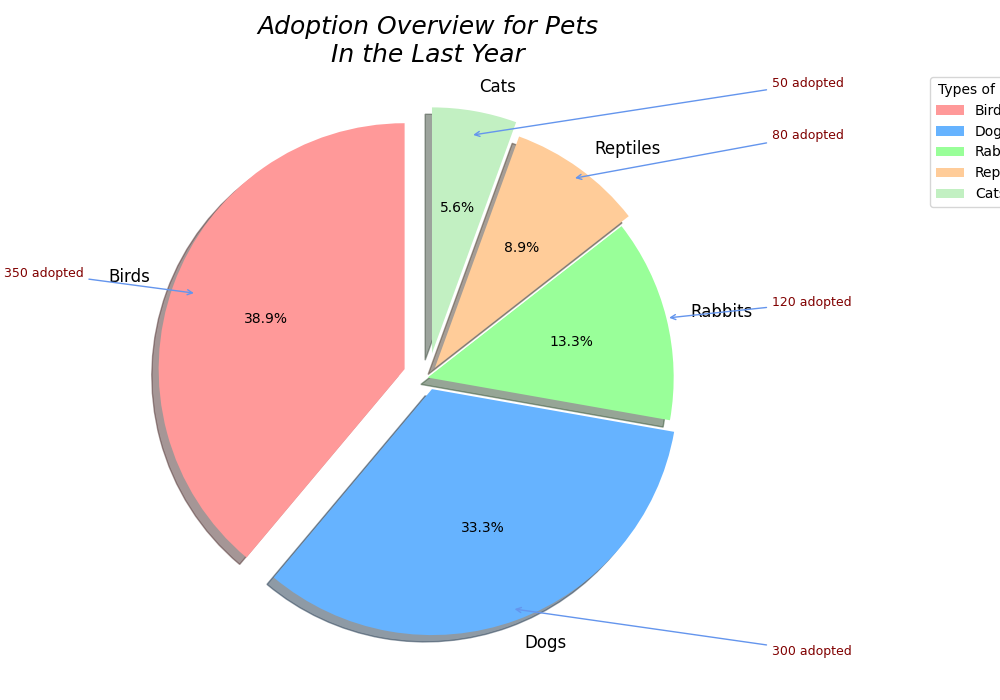

This chart was generated by the following Python code:
import matplotlib.pyplot as plt
import numpy as np

pets = ['Birds', 'Dogs', 'Rabbits', 'Reptiles', 'Cats']
adoption_rates = [350, 300, 120, 80, 50]
colors = ['#FF9999', '#66B3FF', '#99FF99', '#FFCC99', '#C2F0C2']

fig, ax = plt.subplots(figsize=(10, 7), subplot_kw=dict(aspect="equal"))

# Changed explode parameter to create variety
wedges, texts, autotexts = ax.pie(
    adoption_rates,
    labels=pets,
    colors=colors,
    autopct='%1.1f%%', 
    startangle=90,  # Changed start angle for a different chart orientation
    explode=(0.1, 0.05, 0, 0.05, 0.1),  # Modified explosion values
    shadow=True
)

# Changed chart title style
plt.title('Adoption Overview for Pets\nIn the Last Year', fontsize=18, fontweight='normal', style='italic')

# Modify auto text style
for autotext in autotexts:
    autotext.set_color('black')  # Changed color
    autotext.set_weight('normal')  # Changed weight

# Changed text font size
for text in texts:
    text.set_fontsize(12)

# Changed annotation style
for i, wedge in enumerate(wedges):
    angle = (wedge.theta2 - wedge.theta1) / 2. + wedge.theta1
    x = np.cos(np.deg2rad(angle))
    y = np.sin(np.deg2rad(angle))
    horizontalalignment = {-1: "right", 1: "left"}[int(np.sign(x))]
    ax.annotate(f'{adoption_rates[i]} adopted',  # Changed annotation text
                xy=(x, y), xytext=(1.4*np.sign(x), 1.2*y),  # Changed position
                horizontalalignment=horizontalalignment, fontsize=9, color='maroon',
                arrowprops=dict(arrowstyle="->", color='cornflowerblue'))  # Changed arrow style and color

# Changed legend style
ax.legend(wedges, pets, title="Types of Pets", loc="upper right", bbox_to_anchor=(1, 0, 0.5, 1))

# Added grid to the background of the chart
plt.grid(which='both', linestyle='--', linewidth=0.5)

plt.tight_layout()
plt.show()
